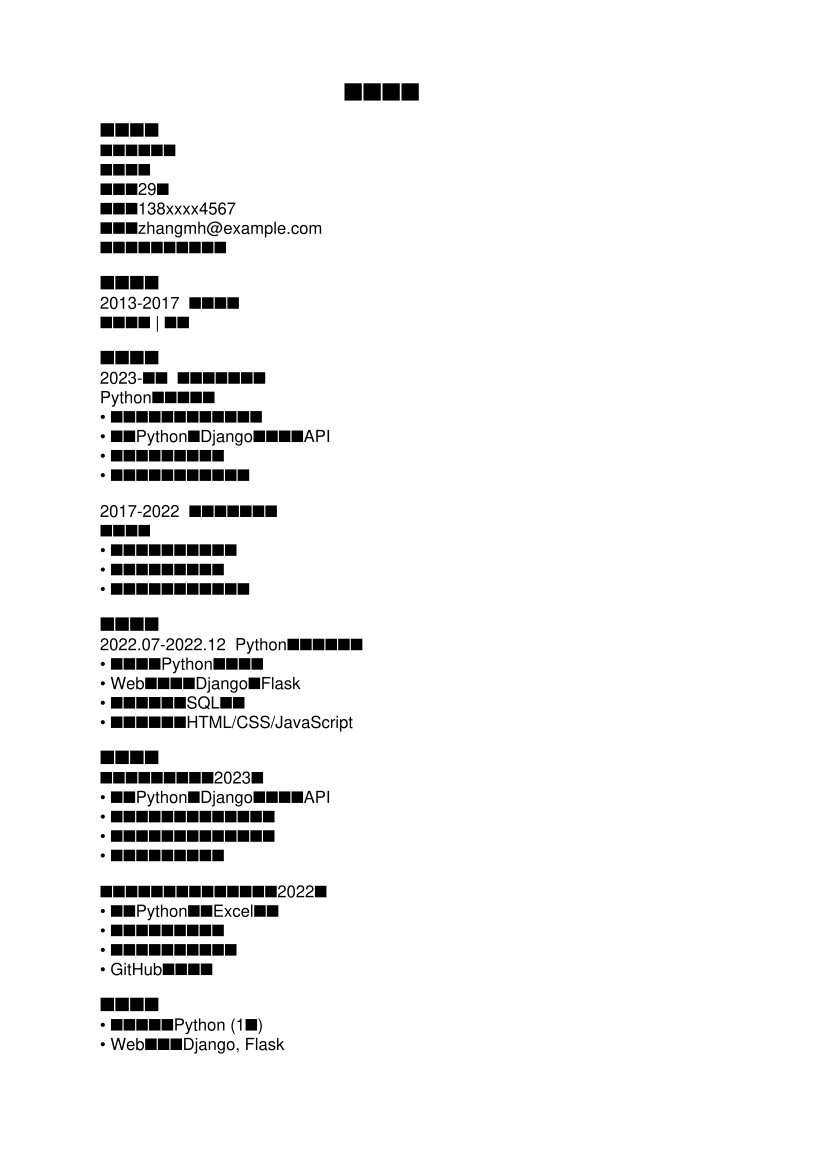

This chart was generated by the following Python code:
from reportlab.pdfgen import canvas
from reportlab.lib.pagesizes import A4
from reportlab.pdfbase import pdfmetrics
from reportlab.lib.units import inch
import os

def create_resume(filename, content):
    c = canvas.Canvas(filename, pagesize=A4)
    width, height = A4
    
    # 设置中文字体
    c.setFont("Helvetica", 12)
    
    # 写入内容
    y = height - inch
    for line in content.split('\n'):
        if not line.strip():
            y -= 12
            continue
        if line.startswith('个人简历'):
            c.setFont("Helvetica-Bold", 18)
            c.drawString(width/2 - 50, y, line)
            c.setFont("Helvetica", 12)
        elif any(line.startswith(section) for section in ['基本信息', '教育背景', '工作经验', '培训经历', '项目经验', '专业技能', '自我评价']):
            c.setFont("Helvetica-Bold", 14)
            c.drawString(inch, y, line)
            c.setFont("Helvetica", 12)
        else:
            c.drawString(inch, y, line)
        y -= 14
        if y < inch:
            c.showPage()
            y = height - inch
    
    c.save()

# 转行程序员简历内容
content = """个人简历

基本信息
姓名：张明华
性别：男
年龄：29岁
电话：138xxxx4567
邮箱：zhangmh@example.com
现居地：成都市武侯区

教育背景
2013-2017  四川大学
市场营销 | 本科

工作经验
2023-至今  成都某科技公司
Python开发工程师
• 参与公司内部管理系统开发
• 使用Python和Django开发后端API
• 编写自动化测试脚本
• 参与代码评审和技术分享

2017-2022  某大型零售企业
营销经理
• 负责产品营销策略制定
• 管理营销团队和预算
• 分析销售数据和市场趋势

培训经历
2022.07-2022.12  Python全栈开发培训
• 系统学习Python编程基础
• Web开发框架Django和Flask
• 数据库设计和SQL编程
• 前端基础知识HTML/CSS/JavaScript

项目经验
企业内部管理系统（2023）
• 使用Python和Django开发后端API
• 实现员工管理、考勤统计功能
• 编写单元测试，提升代码质量
• 优化数据库查询性能

个人项目：销售数据分析工具（2022）
• 使用Python处理Excel数据
• 开发数据可视化界面
• 实现自动生成分析报告
• GitHub开源项目

专业技能
• 编程语言：Python (1年)
• Web框架：Django, Flask
• 数据库：MySQL, SQLite
• 开发工具：Git, VS Code
• 办公软件：精通Excel数据分析
• 英语能力：CET-6

自我评价
• 具有良好的学习能力和解决问题的思维
• 丰富的项目管理和团队协作经验
• 善于数据分析和业务需求理解
• 对编程充满热情，持续学习新技术"""

if __name__ == '__main__':
    output_dir = os.path.dirname(__file__)
    create_resume(os.path.join(output_dir, 'career_changer.pdf'), content)
